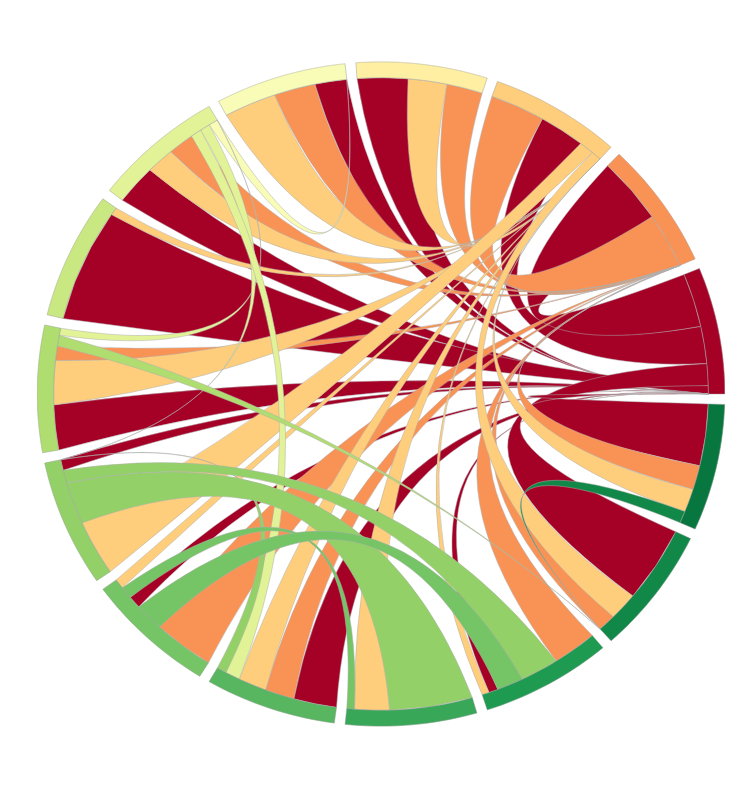

Notebook source saved alongside this figure:
### Code cell
# make chord diagram
# with inspiration from https://plotly.com/python/v3/filled-chord-diagram/

def check_data(data_matrix):
    L, M = data_matrix.shape
    if L != M:
        raise ValueError('Data array must have (n,n) shape')
    return L

L = check_data(relative_A)

PI = np.pi

def moduloAB(x, a, b): #maps a real number onto the unit circle identified with 
                       #the interval [a,b), b-a=2*PI
        if a >= b:
            raise ValueError('Incorrect interval ends')
        y = (x - a) % (b - a)
        return y + b if y < 0 else y + a

def test_2PI(x):
    return 0 <= x < 2 * PI

row_sum = [np.sum(relative_A[k,:]) for k in range(L)]

#set the gap between two consecutive ideograms
gap = 2 * PI * 0.005
ideogram_length = 2 * PI * np.asarray(row_sum) / sum(row_sum) - gap * np.ones(L)

def get_ideogram_ends(ideogram_len, gap):
    ideo_ends = []
    left = 0
    for k in range(len(ideogram_len)):
        right = left + ideogram_len[k]
        ideo_ends.append([left, right])
        left = right + gap
    return ideo_ends

ideo_ends = get_ideogram_ends(ideogram_length, gap)

def make_ideogram_arc(R, phi, a = 50):
    # R is the circle radius
    # phi is the list of ends angle coordinates of an arc
    # a is a parameter that controls the number of points to be evaluated on an arc
    if not test_2PI(phi[0]) or not test_2PI(phi[1]):
        phi = [moduloAB(t, 0, 2*PI) for t in phi]
    length = (phi[1]-phi[0])% 2*PI
    nr = 5 if length <= PI/4 else int(a*length/PI)

    if phi[0] < phi[1]:
        theta = np.linspace(phi[0], phi[1], nr)
    else:
        phi = [moduloAB(t, -PI, PI) for t in phi]
        theta = np.linspace(phi[0], phi[1], nr)
    return R * np.exp(1j * theta)

z = make_ideogram_arc(1.3, [11*PI/6, PI/17])

labels = main_characters

cmap = matplotlib.cm.get_cmap('RdYlGn')
ideo_colors = []
for i in range(15):
    ideo_colors.append(matplotlib.colors.to_hex(cmap(1. * np.sqrt(i) / np.sqrt(15))))

def map_data(data_matrix, row_value, ideogram_length):
    mapped = np.zeros(data_matrix.shape)
    for j  in range(L):
        mapped[:, j] = ideogram_length*data_matrix[:,j]/row_value
    return mapped

mapped_data = map_data(relative_A, row_sum, ideogram_length)

idx_sort = np.argsort(mapped_data, axis=1)

def make_ribbon_ends(mapped_data, ideo_ends,  idx_sort):
    L = mapped_data.shape[0]
    ribbon_boundary = np.zeros((L,L+1))
    for k in range(L):
        start = ideo_ends[k][0]
        ribbon_boundary[k][0] = start
        for j in range(1,L+1):
            J = idx_sort[k][j-1]
            ribbon_boundary[k][j] = start+mapped_data[k][J]
            start = ribbon_boundary[k][j]
    return [[(ribbon_boundary[k][j],ribbon_boundary[k][j+1] ) for j in range(L)] for k in range(L)]

ribbon_ends=make_ribbon_ends(mapped_data, ideo_ends,  idx_sort)

def control_pts(angle, radius):
    #angle is a  3-list containing angular coordinates of the control points b0, b1, b2
    #radius is the distance from b1 to the  origin O(0,0) 

    if len(angle) != 3:
        raise InvalidInputError('angle must have len =3')
    b_cplx=np.array([np.exp(1j*angle[k]) for k in range(3)])
    b_cplx[1]=radius*b_cplx[1]
    return zip(b_cplx.real, b_cplx.imag)

def ctrl_rib_chords(l, r, radius):
    # this function returns a 2-list containing control poligons of the two quadratic Bezier
    #curves that are opposite sides in a ribbon
    #l (r) the list of angular variables of the ribbon arc ends defining 
    #the ribbon starting (ending) arc 
    # radius is a common parameter for both control polygons
    if len(l) != 2 or len(r) != 2:
        raise ValueError('the arc ends must be elements in a list of len 2')
    return [control_pts([l[j], (l[j] + r[j])/2, r[j]], radius) for j in range(2)]

ribbon_color = [L * [ideo_colors[k]] for k in range(L)]

def make_q_bezier(b):# defines the Plotly SVG path for a quadratic Bezier curve defined by the 
                     #list of its control points
    b = list(b)
    if len(b) != 3:
        raise valueError('control poligon must have 3 points')
    A, B, C = b
    return 'M ' + str(A[0]) + ','  + str(A[1]) + ' ' + 'Q ' + \
                str(B[0]) + ', ' + str(B[1]) +  ' ' + \
                str(C[0]) + ', ' + str(C[1])


def make_ribbon_arc(theta0, theta1):

    if test_2PI(theta0) and test_2PI(theta1):
        if theta0 < theta1:
            theta0 = moduloAB(theta0, -PI, PI)
            theta1 = moduloAB(theta1, -PI, PI)
            if theta0 * theta1 > 0:
                raise ValueError('incorrect angle coordinates for ribbon')

        nr = int(40 * (theta0 - theta1) / PI)
        if nr <= 2: nr = 3
        theta = np.linspace(theta0, theta1, nr)
        pts = np.exp(1j * theta)# points on arc in polar complex form

        string_arc = ''
        for k in range(len(theta)):
            string_arc += 'L ' + str(pts.real[k]) + ', ' + str(pts.imag[k]) + ' '
        return string_arc
    else:
        raise ValueError('the angle coordinates for an arc side of a ribbon must be in [0, 2*pi]')

make_ribbon_arc(np.pi/3, np.pi/6)

def make_layout(plot_size):
    axis=dict(showline = False, # hide axis line, grid, ticklabels and  title
          zeroline = False,
          showgrid = False,
          showticklabels = False,
          title = ''
          )

    return go.Layout(
                  xaxis=dict(axis),
                  yaxis=dict(axis),
                  showlegend=False,
                  width=plot_size,
                  height=plot_size,
                  margin=dict(t=25, b=25, l=25, r=25),
                  hovermode='closest',
                  shapes=[]# to this list one appends below the dicts defining the ribbon,
                           #respectively the ideogram shapes
                 )

def make_ideo_shape(path, line_color, fill_color):
    #line_color is the color of the shape boundary
    #fill_collor is the color assigned to an ideogram
    return  dict(
                    line = dict(color = line_color, width = 0.45),
                    path = path,
                    type='path',
                    fillcolor=fill_color,
                    layer='below'
        )

def make_ribbon(l, r, line_color, fill_color, radius=0.2):
    #l=[l[0], l[1]], r=[r[0], r[1]]  represent the opposite arcs in the ribbon 
    #line_color is the color of the shape boundary
    #fill_color is the fill color for the ribbon shape
    poligon = ctrl_rib_chords(l, r, 0.1)
    b,c = poligon
    b = list(b)
    c = list(c)

    return  dict(
        line=dict(color=line_color, width=0.5),
        path =  make_q_bezier(b) + make_ribbon_arc(r[0], r[1]) +
                make_q_bezier(c[::-1]) + make_ribbon_arc(l[1], l[0]),
        type = 'path',
        fillcolor = fill_color,
        layer = 'below'
        )

def make_self_rel(l, line_color, fill_color):
    #radius is the radius of Bezier control point b_1
    b = control_pts([l[0], (l[0] + l[1])/2, l[1]], 1)
    return  dict(
        line = dict(color = line_color, width=0.5),
        path=  make_q_bezier(b)+make_ribbon_arc(l[1], l[0]),
        type='path',
        fillcolor=fill_color,
        layer='below'
        )

def invPerm(perm):
    # function that returns the inverse of a permutation, perm
    inv = [0] * len(perm)
    for i, s in enumerate(perm):
        inv[s] = i
    return inv

layout = make_layout(400)

shapes = []
for k in range(L):
    sigma = idx_sort[k]
    sigma_inv = invPerm(sigma)
    for j in range(k, L):
        if (relative_A[k][j] == 0) and (relative_A[j][k] == 0): continue

        eta = idx_sort[j]
        eta_inv = invPerm(eta)
        l = ribbon_ends[k][sigma_inv[j]]
        
        if j == k:
            shapes.append(make_self_rel(l, 'rgb(175,175,175)', ideo_colors[k]))

        else:
            r=ribbon_ends[j][eta_inv[k]]

            r=(r[1], r[0])#IMPORTANT!!!  Reverse these arc ends because otherwise you get
                          # a twisted ribbon
            #append the ribbon shape
            shapes.append(make_ribbon(l, r, 'rgb(175,175,175)' , ribbon_color[k][j]))

ideograms = []
for k in range(len(ideo_ends)):
    z = make_ideogram_arc(1.05, ideo_ends[k])
    zi = make_ideogram_arc(1.0, ideo_ends[k])
    m = len(z)
    n = len(zi)
    ideograms.append(
        go.Scatter(
            x=z.real,
            y=z.imag,
            mode='lines',
            line=dict(color=ideo_colors[k], shape='spline', width=0.25),
            text=labels[k],
            hoverinfo='text'
            )
        )


    path = 'M '
    for s in range(m):
        path += str(z.real[s]) + ', ' + str(z.imag[s]) + ' L '

    Zi = np.array(zi.tolist()[::-1])

    for s in range(m):
        path += str(Zi.real[s]) + ', ' + str(Zi.imag[s]) + ' L '
    path += str(z.real[0]) + ' ,' + str(z.imag[0])

    shapes.append(make_ideo_shape(path,'rgb(150,150,150)' , ideo_colors[k]))


data = go.Data(ideograms)
fig = go.Figure(data=data, layout=layout)

fig.update_layout(shapes=shapes)
fig.update_layout(
    autosize=False,
    width=750, # somehow not quite circular with height/width same
    height=800,
    paper_bgcolor='rgba(0,0,0,0)',
    plot_bgcolor='rgba(0,0,0,0)'
    )

#plotly.offline.plot(fig, filename='south_park_interaction_relative')
